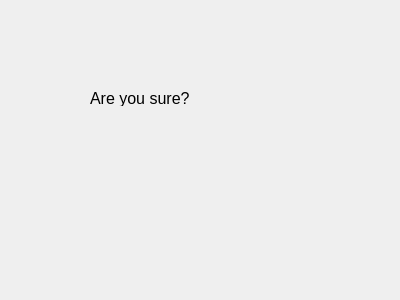
<?xml version="1.0" encoding="UTF-8"?>
<ui version="4.0">
 <class>Dialog</class>
 <widget class="QDialog" name="Dialog">
  <property name="geometry">
   <rect>
    <x>0</x>
    <y>0</y>
    <width>400</width>
    <height>300</height>
   </rect>
  </property>
  <property name="windowTitle">
   <string>Mortgage Payments</string>
  </property>
  <widget class="QLabel" name="label">
   <property name="geometry">
    <rect>
     <x>90</x>
     <y>90</y>
     <width>201</width>
     <height>16</height>
    </rect>
   </property>
   <property name="font">
    <font>
     <pointsize>12</pointsize>
    </font>
   </property>
   <property name="text">
    <string>Are you sure?</string>
   </property>
  </widget>
 </widget>
 <resources/>
 <connections/>
</ui>
